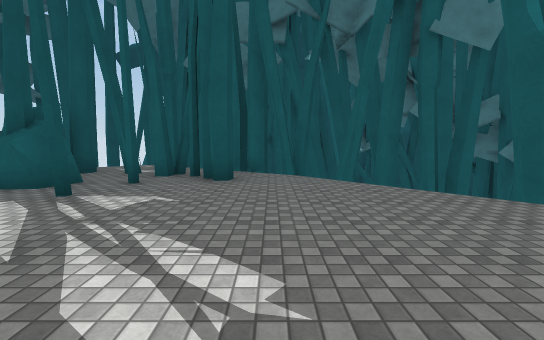
[1] (above)

16 first-person views from a walk through a scene from a Unity 3-D project. The camera is 1.5 m above the floor, tilts 6° down and sees 90° across. The floor is counted in squares, 2 m on a side. Each view is taken from the middle of a square. On the plan, view 1 faces up. The plan holds only what a view shows up to about 10 squares ahead; the rest is blank. The place goes on beyond the plan. Surface patterns are stand-ins for the level's own textures.

[2]
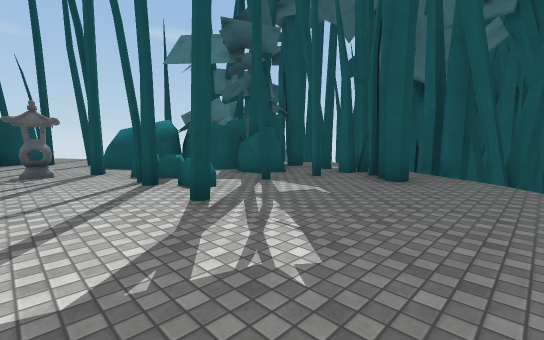

[3]
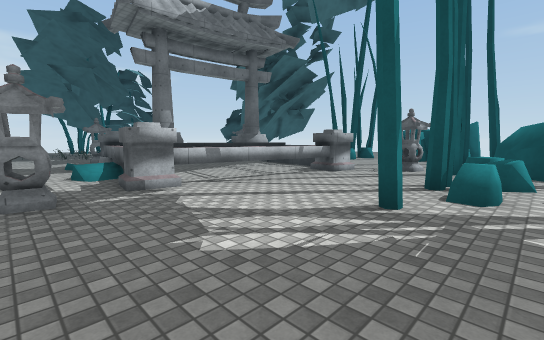

[4]
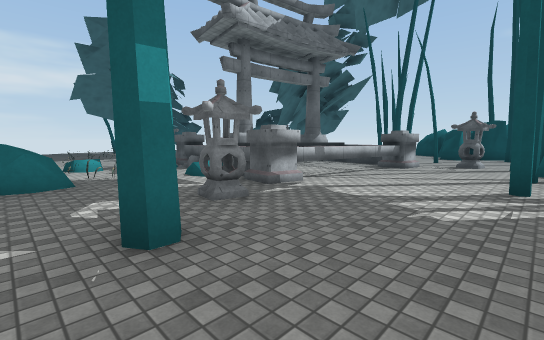

[5]
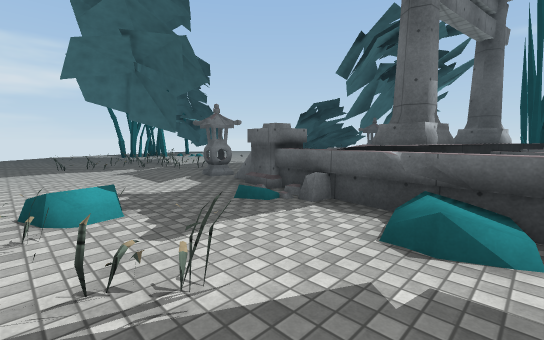

[6]
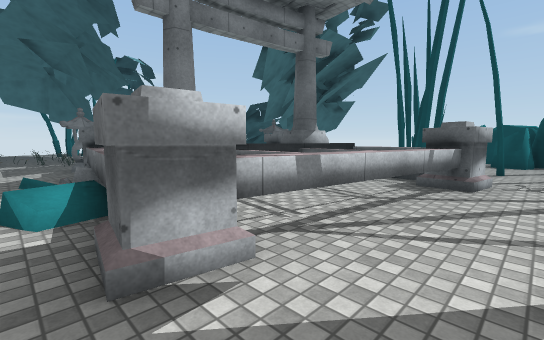

[7]
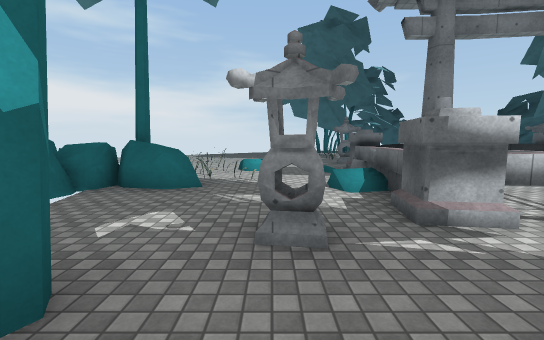

[8]
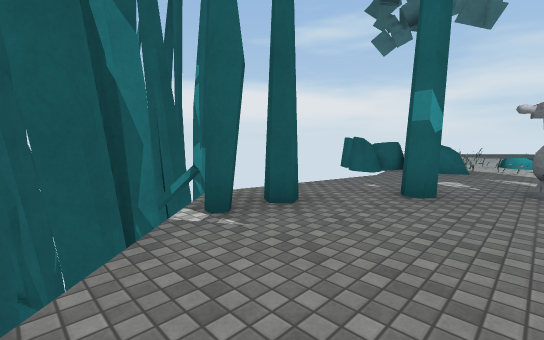

[9]
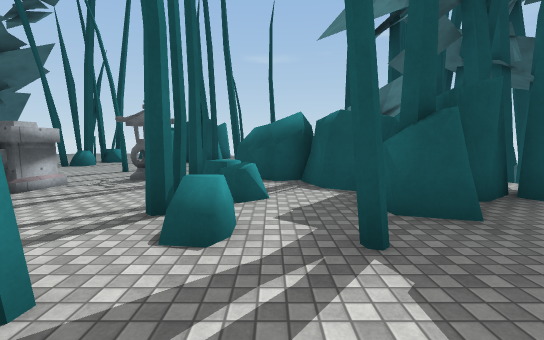

[10]
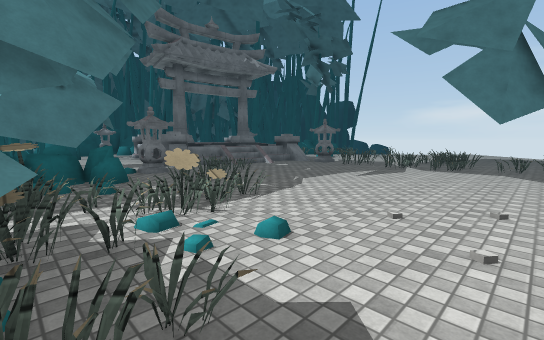

[11]
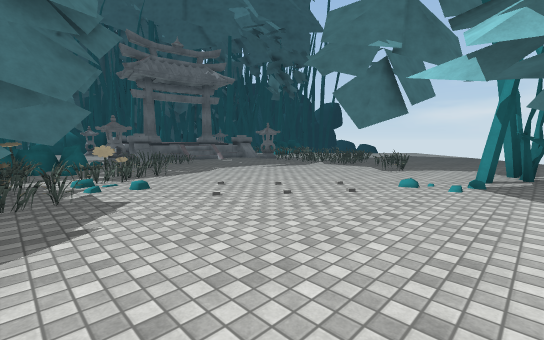

[12]
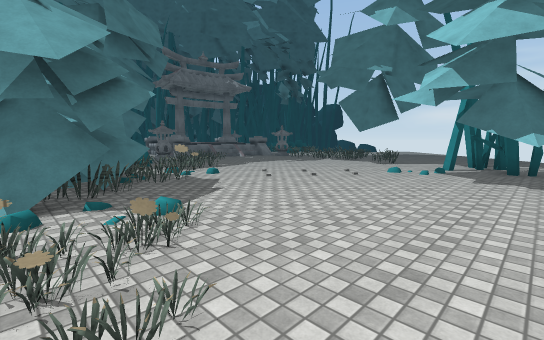

[13]
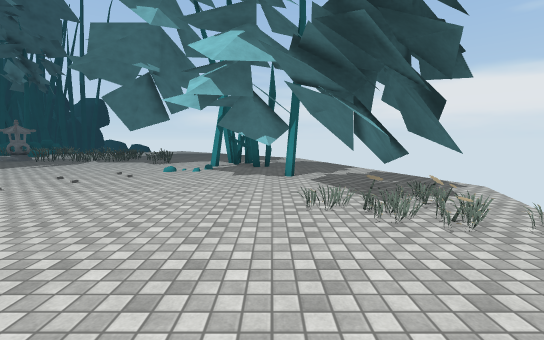

[14]
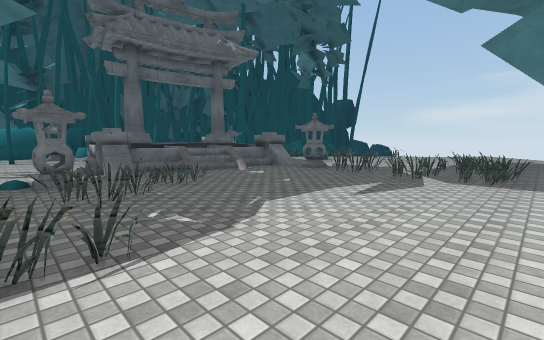

[15]
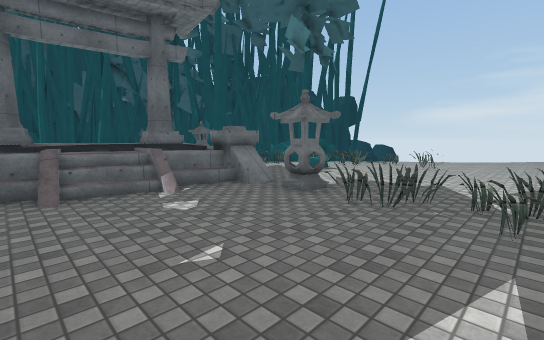

[16]
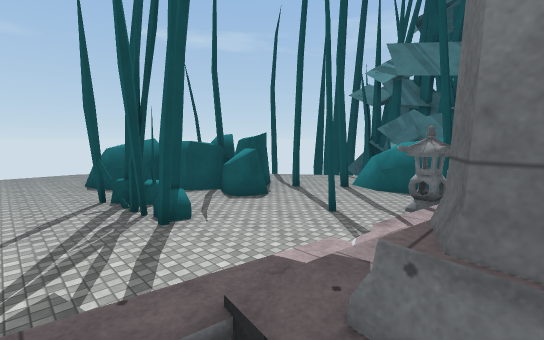

### Floor plan
Key: @ floor where view 1 was taken; # wall or solid block; x gap in a wall; . main floor; : floor 1 m higher than the main floor; + floor 1.5 m higher than the main floor; / step, stairs or slope; = window, fence, low wall or low ledge; ^ raised ledge; v drop or lower ground.
Columns run from 17 left of view 1 to 7 right of it. Each row starts with its distance up from view 1.
  7                 #x##
  6                ##.v##
  5            ######.. ##
  4           ##..#.....##
  3         ###.=........#
  2        .##..^#=#.....##
  1       ##...#..........
  0      ##..........@.#.
 -1      ###.#./^#/...#..
 -2    ##......///:/^....
 -3 .. #..###..=//:://...#
 -4 .....#...../#++#/#.==##
 -5 .........../////=..= #
 -6          ..^=//:x..===
 -7         =#...//=#....=.
 -8        =##.=...#.....=.
 -9        =..=.........=...
-10        ==......=.........
-11        #==.....===.......
-12       ##=......====....
-13       #=........=......
-14      ##.......==.....
-15      ...............
-16      ==......#......
-17      .........##....
-18      ......#.##....
-19       ....#.....
-20        .##.....
-21          ...

Positions as (right, up) in squares from view 1, and headings:
1: (0, 0), facing up
2: (1, 0), facing up-left
3: (1, 3), facing down-left
4: (3, 2), facing down-left
5: (2, -3), facing down-left
6: (0, 0), facing down-left
7: (1, 1), facing down
8: (1, 4), facing down-right
9: (-1, 3), facing left
10: (-10, -14), facing up-right
11: (-10, -17), facing up-right
12: (-12, -18), facing up-right
13: (-12, -18), facing right
14: (-8, -13), facing up-right
15: (-5, -11), facing up-right
16: (-5, -5), facing up-left
